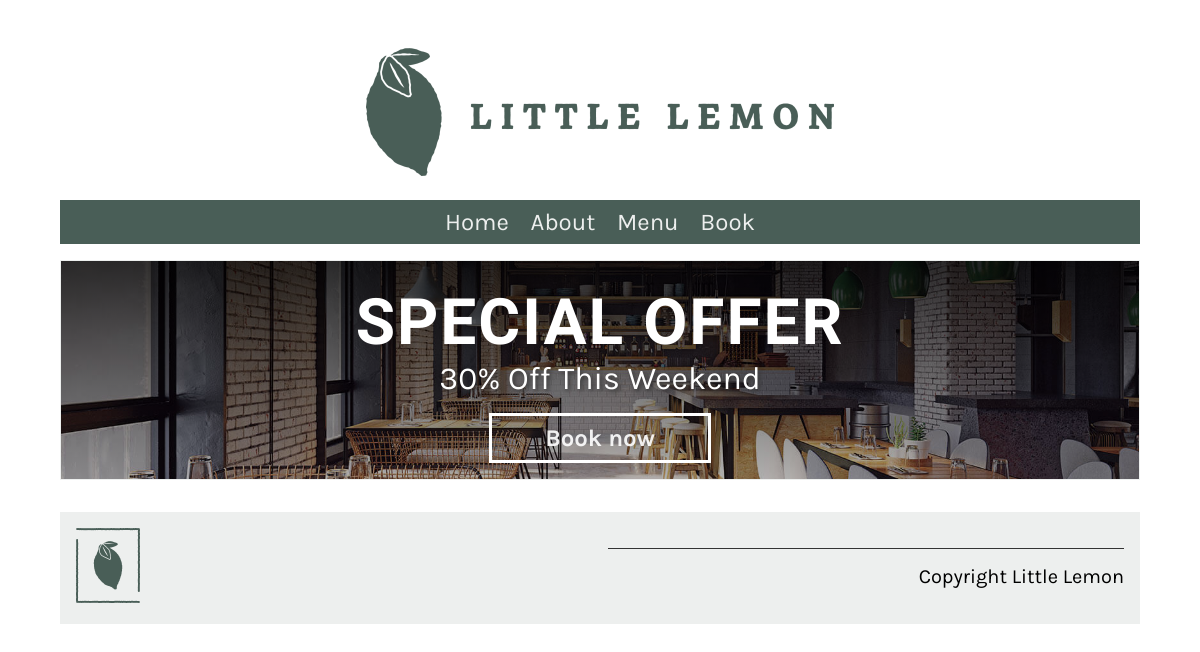
Page /restaurant/ on the earlier database version.
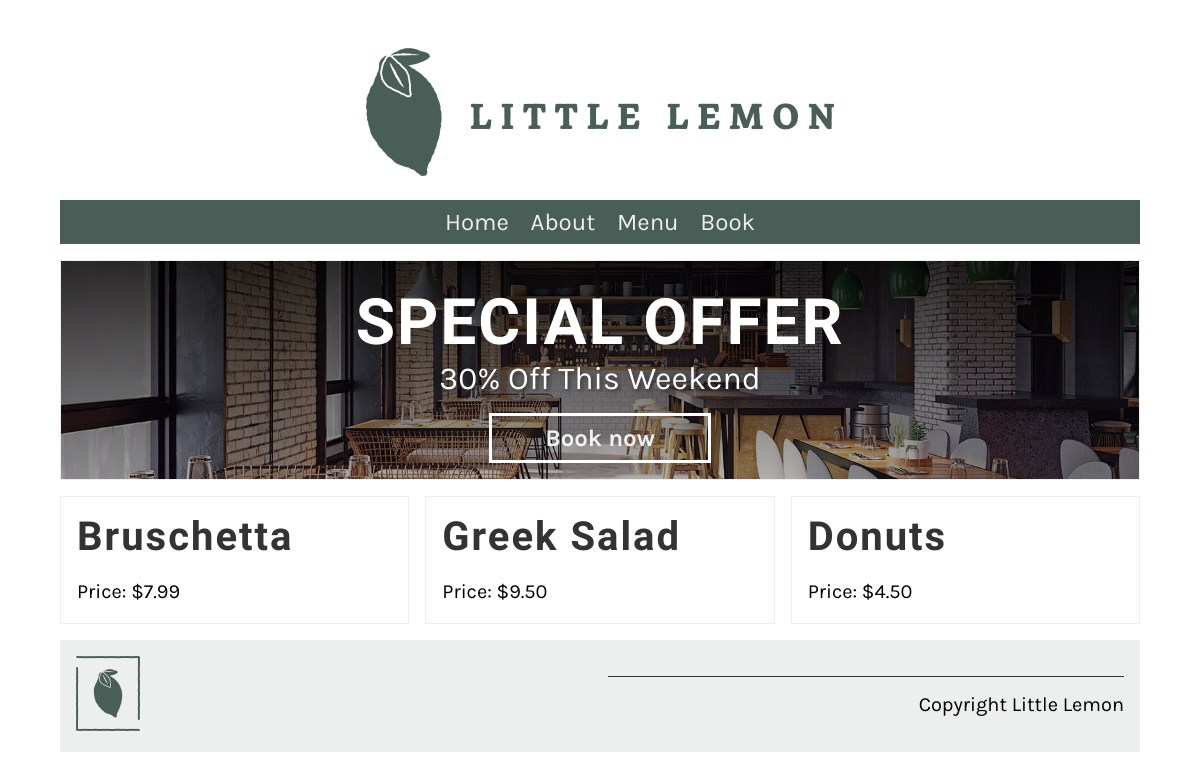
Same page on the later database version.
### restaurant/models.py (models this page shows, shortened)
class Menu(models.Model):
    id = models.AutoField(primary_key=True)
    title = models.CharField(max_length=255)
    price = models.DecimalField(max_digits=10, decimal_places=2)  # <-- Fixed: max_digits instead of max_length
    inventory = models.IntegerField()

### restaurant/views.py (the view)
# urls.py: path('', views.index, name='index'),
def index(request):
    menu_data = Menu.objects.all()
    context = {'menu': menu_data}
    return render(request, 'index.html', context)

### templates/index.html (shortened to what this page needs)
{% load static %}
<!DOCTYPE html>
<html lang="en">
  <head>
    <link rel="stylesheet" href="{% static 'css/style.css' %}" />
  </head>
  <body>
    <header>
      <img src="{% static 'img/logo.png' %}" alt="Little Lemon Logo" />
    </header>
    <nav>
      <ul>
        <li><a href="{% url 'index' %}">Home</a></li>
        <li><a href="#">About</a></li>
        <li><a href="#">Menu</a></li>
        <li><a href="#">Book</a></li>
      </ul>
    </nav>
    <main>
      <section>
        <article id="hero">
          <h1 class="heading_shadow">SPECIAL OFFER</h1>
          <p>30% Off This Weekend</p>
          <a href="#" class="cta">Book now</a>
        </article>
      </section>
      <section>
        {% for item in menu %}
        <article>
          <h2>{{ item.title }}</h2>
          <p>Price: ${{ item.price }}</p>
        </article>
        {% endfor %}
      </section>
    </main>
    <footer>
      <article>
        <img src="{% static 'img/logo_footer.png' %}" alt="Footer Logo" />
      </article>
      <article>
        <p>Copyright {{ current_year }} Little Lemon</p>
      </article>
    </footer>
  </body>
</html>

### static/css/style.css (style rules this page uses)
body { font-family: 'Karla', sans-serif; margin-top: 3rem; margin-bottom: 3rem; margin-left: 5%; margin-right: 5%; }
h1, h2, h3, h4, h5, h6 { font-family: 'Markazi Text', serif; letter-spacing: 2px;; }
h1 { font-size: 4rem; margin-top: 1.5rem; margin-bottom: 0; }
h2 { font-size: 2.5rem; color: #333333; margin:1rem 0; }
p, ul { font-size: 1.25rem;; }
a { color: #EE9972; text-decoration: none; }
header img { display: block; margin-left: auto; margin-right: auto; max-width: 100%; height: auto; }
nav { background-color: #495E57; margin-top: 1rem; margin-bottom: 1rem; margin-bottom: 0px; }
nav ul { list-style: none; font-size: 1.5rem; text-align: center; padding-inline-start: 0rem; margin-bottom: 0px; }
nav ul li { display: inline-block; margin: 0.5rem; }
nav ul a { color: #EDEFEE; text-decoration: none; }
section { display: flex; gap: 2rem 1rem; margin-top: 1rem; margin-bottom: 1rem; flex-direction: row; }
article { flex:1; }
article img { max-width: 100%; }
main article { border: 1px solid #EDEFEE; padding-left: 1rem; padding-right: 1rem; }
#hero { background-image: linear-gradient(0deg, rgba(0, 0, 0, 0.3), rgba(0, 0, 0, 0.8)), url('../img/restaurant_inside.jpg'); background-size: cover; background-position: 75%; color: white; min-height: 200px; text-align: center;; }
#hero p { font-size: 2rem; margin:0; text-shadow: 2px 2px 4px #333333; }
.cta { display: inline-block; color: rgba(255, 255, 255, 0.9); width: 200px; font-weight: bold; font-size: 1.5rem; padding: 8px; border: 3px solid #fff; text-align: center; outline: none; text-decoration: none; margin: 1rem; }
footer { background-color: #EDEFEE; padding: 1rem; display: flex; gap: 2rem 1rem; }
footer img { max-width: 50%; }
footer p { border-top: #333333; border-style: solid; border-width: 0.1rem; border-bottom: none; border-left: none; border-right: none; text-align: right; padding-top: 1rem;; }

Differences in the rows shown:
added Menu: title "Bruschetta", price "7.99"
added Menu: title "Greek Salad", price "9.50"
added Menu: title "Donuts", price "4.50"
